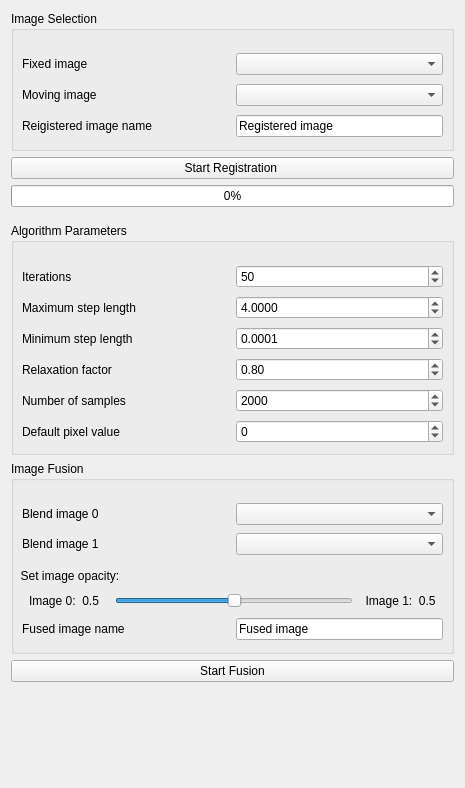
             <widget class="QWidget" name="parentWidget">
              <property name="geometry">
               <rect>
                <x>0</x>
                <y>0</y>
                <width>465</width>
                <height>788</height>
               </rect>
              </property>
              <layout class="QVBoxLayout" name="verticalLayout_4">
               <item>
                <widget class="QGroupBox" name="groupBox_4">
                 <property name="title">
                  <string>Image Selection</string>
                 </property>
                 <layout class="QVBoxLayout" name="verticalLayout_2">
                  <property name="spacing">
                   <number>5</number>
                  </property>
                  <property name="leftMargin">
                   <number>0</number>
                  </property>
                  <property name="topMargin">
                   <number>20</number>
                  </property>
                  <property name="rightMargin">
                   <number>0</number>
                  </property>
                  <item>
                   <widget class="QWidget" name="widget" native="true">
                    <layout class="QHBoxLayout" name="horizontalLayout">
                     <property name="spacing">
                      <number>7</number>
                     </property>
                     <property name="leftMargin">
                      <number>8</number>
                     </property>
                     <property name="topMargin">
                      <number>2</number>
                     </property>
                     <property name="rightMargin">
                      <number>8</number>
                     </property>
                     <property name="bottomMargin">
                      <number>2</number>
                     </property>
                     <item>
                      <widget class="QLabel" name="label_fixedImage">
                       <property name="text">
                        <string>Fixed image</string>
                       </property>
                      </widget>
                     </item>
                     <item>
                      <widget class="QComboBox" name="FixedImageSelector"/>
                     </item>
                    </layout>
                   </widget>
                  </item>
                  <item>
                   <widget class="QWidget" name="widget_2" native="true">
                    <layout class="QHBoxLayout" name="horizontalLayout_2">
                     <property name="leftMargin">
                      <number>8</number>
                     </property>
                     <property name="topMargin">
                      <number>2</number>
                     </property>
                     <property name="rightMargin">
                      <number>8</number>
                     </property>
                     <property name="bottomMargin">
                      <number>2</number>
                     </property>
                     <item>
                      <widget class="QLabel" name="label_movingImage">
                       <property name="text">
                        <string>Moving image</string>
                       </property>
                      </widget>
                     </item>
                     <item>
                      <widget class="QComboBox" name="MovingImageSelector"/>
                     </item>
                    </layout>
                   </widget>
                  </item>
                  <item>
                   <widget class="QWidget" name="widget_17" native="true">
                    <layout class="QHBoxLayout" name="horizontalLayout_17">
                     <property name="leftMargin">
                      <number>8</number>
                     </property>
                     <property name="topMargin">
                      <number>2</number>
                     </property>
                     <property name="rightMargin">
                      <number>8</number>
                     </property>
                     <property name="bottomMargin">
                      <number>2</number>
                     </property>
                     <item>
                      <widget class="QLabel" name="label_fixedname_3">
                       <property name="text">
                        <string>Reigistered image name </string>
                       </property>
                      </widget>
                     </item>
                     <item>
                      <widget class="QLineEdit" name="RegNameLineEdit">
                       <property name="sizePolicy">
                        <sizepolicy hsizetype="Preferred" vsizetype="Fixed">
                         <horstretch>0</horstretch>
                         <verstretch>0</verstretch>
                        </sizepolicy>
                       </property>
                       <property name="text">
                        <string>Registered image</string>
                       </property>
                      </widget>
                     </item>
                    </layout>
                   </widget>
                  </item>
                 </layout>
                </widget>
               </item>
               <item>
                <widget class="QPushButton" name="start_registration_btn">
                 <property name="text">
                  <string>Start Registration </string>
                 </property>
                </widget>
               </item>
               <item>
                <widget class="QProgressBar" name="registration_progressBar">
                 <property name="value">
                  <number>0</number>
                 </property>
                 <property name="textVisible">
                  <bool>true</bool>
                 </property>
                </widget>
               </item>
               <item>
                <spacer name="verticalSpacer_2">
                 <property name="orientation">
                  <enum>Qt::Vertical</enum>
                 </property>
                 <property name="sizeType">
                  <enum>QSizePolicy::Fixed</enum>
                 </property>
                 <property name="sizeHint" stdset="0">
                  <size>
                   <width>20</width>
                   <height>10</height>
                  </size>
                 </property>
                </spacer>
               </item>
               <item>
                <widget class="QGroupBox" name="groupBox_5">
                 <property name="title">
                  <string>Algorithm Parameters</string>
                 </property>
                 <layout class="QVBoxLayout" name="verticalLayout_9">
                  <property name="spacing">
                   <number>6</number>
                  </property>
                  <property name="leftMargin">
                   <number>0</number>
                  </property>
                  <property name="topMargin">
                   <number>20</number>
                  </property>
                  <property name="rightMargin">
                   <number>0</number>
                  </property>
                  <item>
                   <widget class="QWidget" name="widget_3" native="true">
                    <layout class="QHBoxLayout" name="horizontalLayout_3">
                     <property name="leftMargin">
                      <number>8</number>
                     </property>
                     <property name="topMargin">
                      <number>2</number>
                     </property>
                     <property name="rightMargin">
                      <number>8</number>
                     </property>
                     <property name="bottomMargin">
                      <number>0</number>
                     </property>
                     <item>
                      <widget class="QLabel" name="label_8">
                       <property name="text">
                        <string>Iterations</string>
                       </property>
                      </widget>
                     </item>
                     <item>
                      <widget class="QSpinBox" name="paramIterationSpinBox">
                       <property name="minimum">
                        <number>1</number>
                       </property>
                       <property name="maximum">
                        <number>500</number>
                       </property>
                       <property name="value">
                        <number>50</number>
                       </property>
                      </widget>
                     </item>
                    </layout>
                   </widget>
                  </item>
                  <item>
                   <widget class="QWidget" name="widget_5" native="true">
                    <layout class="QHBoxLayout" name="horizontalLayout_5">
                     <property name="spacing">
                      <number>7</number>
                     </property>
                     <property name="leftMargin">
                      <number>8</number>
                     </property>
                     <property name="topMargin">
                      <number>2</number>
                     </property>
                     <property name="rightMargin">
                      <number>8</number>
                     </property>
                     <property name="bottomMargin">
                      <number>0</number>
                     </property>
                     <item>
                      <widget class="QLabel" name="label_9">
                       <property name="text">
                        <string>Maximum step length</string>
                       </property>
                      </widget>
                     </item>
                     <item>
                      <widget class="QDoubleSpinBox" name="paramMaxSpinBox">
                       <property name="decimals">
                        <number>4</number>
                       </property>
                       <property name="minimum">
                        <double>0.000000000000000</double>
                       </property>
                       <property name="value">
                        <double>4.000000000000000</double>
                       </property>
                      </widget>
                     </item>
                    </layout>
                   </widget>
                  </item>
                  <item>
                   <widget class="QWidget" name="widget_6" native="true">
                    <layout class="QHBoxLayout" name="horizontalLayout_6">
                     <property name="spacing">
                      <number>7</number>
                     </property>
                     <property name="leftMargin">
                      <number>8</number>
                     </property>
                     <property name="topMargin">
                      <number>2</number>
                     </property>
                     <property name="rightMargin">
                      <number>8</number>
                     </property>
                     <property name="bottomMargin">
                      <number>0</number>
                     </property>
                     <item>
                      <widget class="QLabel" name="label_10">
                       <property name="text">
                        <string>Minimum step length</string>
                       </property>
                      </widget>
                     </item>
                     <item>
                      <widget class="QDoubleSpinBox" name="paramMinSpinBox">
                       <property name="decimals">
                        <number>4</number>
                       </property>
                       <property name="minimum">
                        <double>0.000000000000000</double>
                       </property>
                       <property name="value">
                        <double>0.000100000000000</double>
                       </property>
                      </widget>
                     </item>
                    </layout>
                   </widget>
                  </item>
                  <item>
                   <widget class="QWidget" name="widget_8" native="true">
                    <layout class="QHBoxLayout" name="horizontalLayout_8">
                     <property name="spacing">
                      <number>7</number>
                     </property>
                     <property name="leftMargin">
                      <number>8</number>
                     </property>
                     <property name="topMargin">
                      <number>2</number>
                     </property>
                     <property name="rightMargin">
                      <number>8</number>
                     </property>
                     <property name="bottomMargin">
                      <number>0</number>
                     </property>
                     <item>
                      <widget class="QLabel" name="label_11">
                       <property name="text">
                        <string>Relaxation factor</string>
                       </property>
                      </widget>
                     </item>
                     <item>
                      <widget class="QDoubleSpinBox" name="paramRelaxSpinBox">
                       <property name="decimals">
                        <number>2</number>
                       </property>
                       <property name="minimum">
                        <double>0.000000000000000</double>
                       </property>
                       <property name="maximum">
                        <double>1.000000000000000</double>
                       </property>
                       <property name="singleStep">
                        <double>0.100000000000000</double>
                       </property>
                       <property name="value">
                        <double>0.800000000000000</double>
                       </property>
                      </widget>
                     </item>
                    </layout>
                   </widget>
                  </item>
                  <item>
                   <widget class="QWidget" name="widget_9" native="true">
                    <layout class="QHBoxLayout" name="horizontalLayout_9">
                     <property name="leftMargin">
                      <number>8</number>
                     </property>
                     <property name="topMargin">
                      <number>2</number>
                     </property>
                     <property name="rightMargin">
                      <number>8</number>
                     </property>
                     <property name="bottomMargin">
                      <number>0</number>
                     </property>
                     <item>
                      <widget class="QLabel" name="label_12">
                       <property name="text">
                        <string>Number of samples</string>
                       </property>
                      </widget>
                     </item>
                     <item>
                      <widget class="QSpinBox" name="paramNumberspinBox">
                       <property name="minimum">
                        <number>1</number>
                       </property>
                       <property name="maximum">
                        <number>999999999</number>
                       </property>
                       <property name="singleStep">
                        <number>1000</number>
                       </property>
                       <property name="value">
                        <number>2000</number>
                       </property>
                      </widget>
                     </item>
                    </layout>
                   </widget>
                  </item>
                  <item>
                   <widget class="QWidget" name="widget_4" native="true">
                    <layout class="QHBoxLayout" name="horizontalLayout_4">
                     <property name="leftMargin">
                      <number>8</number>
                     </property>
                     <property name="topMargin">
                      <number>2</number>
                     </property>
                     <property name="rightMargin">
                      <number>8</number>
                     </property>
                     <property name="bottomMargin">
                      <number>0</number>
                     </property>
                     <item>
                      <widget class="QLabel" name="label_13">
                       <property name="text">
                        <string>Default pixel value</string>
                       </property>
                      </widget>
                     </item>
                     <item>
                      <widget class="QSpinBox" name="paramDPVSpinBox">
                       <property name="minimum">
                        <number>-3000</number>
                       </property>
                       <property name="maximum">
                        <number>3000</number>
                       </property>
                       <property name="value">
                        <number>0</number>
                       </property>
                      </widget>
                     </item>
                    </layout>
                   </widget>
                  </item>
                 </layout>
                </widget>
               </item>
               <item>
                <widget class="QGroupBox" name="groupBox_6">
                 <property name="title">
                  <string>Image Fusion</string>
                 </property>
                 <layout class="QVBoxLayout" name="verticalLayout_10">
                  <property name="spacing">
                   <number>6</number>
                  </property>
                  <property name="leftMargin">
                   <number>0</number>
                  </property>
                  <property name="topMargin">
                   <number>20</number>
                  </property>
                  <property name="rightMargin">
                   <number>0</number>
                  </property>
                  <item>
                   <widget class="QWidget" name="widget_15" native="true">
                    <layout class="QHBoxLayout" name="horizontalLayout_15">
                     <property name="spacing">
                      <number>7</number>
                     </property>
                     <property name="leftMargin">
                      <number>8</number>
                     </property>
                     <property name="topMargin">
                      <number>2</number>
                     </property>
                     <property name="rightMargin">
                      <number>8</number>
                     </property>
                     <property name="bottomMargin">
                      <number>0</number>
                     </property>
                     <item>
                      <widget class="QLabel" name="label_fixedImage_2">
                       <property name="text">
                        <string>Blend image 0</string>
                       </property>
                      </widget>
                     </item>
                     <item>
                      <widget class="QComboBox" name="BlendImage0Selector"/>
                     </item>
                    </layout>
                   </widget>
                  </item>
                  <item>
                   <widget class="QWidget" name="widget_16" native="true">
                    <layout class="QHBoxLayout" name="horizontalLayout_16">
                     <property name="spacing">
                      <number>7</number>
                     </property>
                     <property name="leftMargin">
                      <number>8</number>
                     </property>
                     <property name="topMargin">
                      <number>2</number>
                     </property>
                     <property name="rightMargin">
                      <number>8</number>
                     </property>
                     <property name="bottomMargin">
                      <number>8</number>
                     </property>
                     <item>
                      <widget class="QLabel" name="label_fixedImage_3">
                       <property name="text">
                        <string>Blend image 1</string>
                       </property>
                      </widget>
                     </item>
                     <item>
                      <widget class="QComboBox" name="BlendImage1Selector"/>
                     </item>
                    </layout>
                   </widget>
                  </item>
                  <item>
                   <widget class="QLabel" name="label_14">
                    <property name="text">
                     <string>  Set image opacity:</string>
                    </property>
                   </widget>
                  </item>
                  <item>
                   <widget class="QWidget" name="widget_13" native="true">
                    <layout class="QHBoxLayout" name="horizontalLayout_13">
                     <property name="leftMargin">
                      <number>15</number>
                     </property>
                     <property name="topMargin">
                      <number>4</number>
                     </property>
                     <property name="rightMargin">
                      <number>15</number>
                     </property>
                     <property name="bottomMargin">
                      <number>2</number>
                     </property>
                     <item>
                      <widget class="QLabel" name="opacity0label">
                       <property name="text">
                        <string>Image 0:  0.5   </string>
                       </property>
                      </widget>
                     </item>
                     <item>
                      <widget class="QSlider" name="opacitySlider">
                       <property name="maximum">
                        <number>10</number>
                       </property>
                       <property name="pageStep">
                        <number>1</number>
                       </property>
                       <property name="value">
                        <number>5</number>
                       </property>
                       <property name="sliderPosition">
                        <number>5</number>
                       </property>
                       <property name="tracking">
                        <bool>true</bool>
                       </property>
                       <property name="orientation">
                        <enum>Qt::Horizontal</enum>
                       </property>
                       <property name="invertedAppearance">
                        <bool>false</bool>
                       </property>
                       <property name="invertedControls">
                        <bool>false</bool>
                       </property>
                      </widget>
                     </item>
                     <item>
                      <widget class="QLabel" name="opacity1label">
                       <property name="text">
                        <string>  Image 1:  0.5</string>
                       </property>
                      </widget>
                     </item>
                    </layout>
                   </widget>
                  </item>
                  <item>
                   <widget class="QWidget" name="widget_14" native="true">
                    <layout class="QHBoxLayout" name="horizontalLayout_14">
                     <property name="leftMargin">
                      <number>8</number>
                     </property>
                     <property name="topMargin">
                      <number>2</number>
                     </property>
                     <property name="rightMargin">
                      <number>8</number>
                     </property>
                     <property name="bottomMargin">
                      <number>2</number>
                     </property>
                     <item>
                      <widget class="QLabel" name="label_fixedname_2">
                       <property name="text">
                        <string>Fused image name </string>
                       </property>
                      </widget>
                     </item>
                     <item>
                      <widget class="QLineEdit" name="FusedNameLineEdit">
                       <property name="sizePolicy">
                        <sizepolicy hsizetype="Preferred" vsizetype="Fixed">
                         <horstretch>0</horstretch>
                         <verstretch>0</verstretch>
                        </sizepolicy>
                       </property>
                       <property name="text">
                        <string>Fused image</string>
                       </property>
                      </widget>
                     </item>
                    </layout>
                   </widget>
                  </item>
                 </layout>
                </widget>
               </item>
               <item>
                <widget class="QPushButton" name="startFusionButton">
                 <property name="text">
                  <string>Start Fusion</string>
                 </property>
                </widget>
               </item>
               <item>
                <spacer name="verticalSpacer_3">
                 <property name="orientation">
                  <enum>Qt::Vertical</enum>
                 </property>
                 <property name="sizeHint" stdset="0">
                  <size>
                   <width>20</width>
                   <height>40</height>
                  </size>
                 </property>
                </spacer>
               </item>
              </layout>
             </widget>
